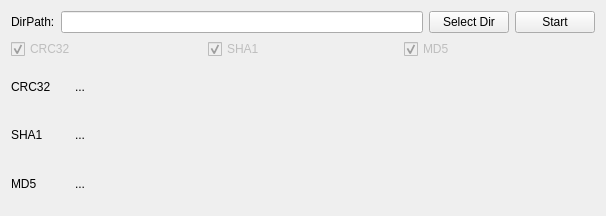
<?xml version="1.0" encoding="UTF-8"?>
<ui version="4.0">
 <class>Widget</class>
 <widget class="QWidget" name="Widget">
  <property name="geometry">
   <rect>
    <x>0</x>
    <y>0</y>
    <width>606</width>
    <height>216</height>
   </rect>
  </property>
  <property name="windowTitle">
   <string>Widget</string>
  </property>
  <layout class="QGridLayout" name="gridLayout">
   <item row="0" column="0">
    <layout class="QVBoxLayout" name="verticalLayout_2">
     <item>
      <layout class="QHBoxLayout" name="horizontalLayout">
       <item>
        <widget class="QLabel" name="label">
         <property name="text">
          <string>DirPath:</string>
         </property>
        </widget>
       </item>
       <item>
        <widget class="QLineEdit" name="lineEdit"/>
       </item>
       <item>
        <widget class="QPushButton" name="pBSelectDir">
         <property name="text">
          <string>Select Dir</string>
         </property>
        </widget>
       </item>
       <item>
        <widget class="QPushButton" name="pBStart">
         <property name="text">
          <string>Start</string>
         </property>
        </widget>
       </item>
      </layout>
     </item>
     <item>
      <layout class="QHBoxLayout" name="horizontalLayout_2">
       <item>
        <widget class="QCheckBox" name="checkBox">
         <property name="enabled">
          <bool>false</bool>
         </property>
         <property name="text">
          <string>CRC32</string>
         </property>
         <property name="checked">
          <bool>true</bool>
         </property>
        </widget>
       </item>
       <item>
        <widget class="QCheckBox" name="checkBox_2">
         <property name="enabled">
          <bool>false</bool>
         </property>
         <property name="text">
          <string>SHA1</string>
         </property>
         <property name="checked">
          <bool>true</bool>
         </property>
        </widget>
       </item>
       <item>
        <widget class="QCheckBox" name="checkBox_3">
         <property name="enabled">
          <bool>false</bool>
         </property>
         <property name="text">
          <string>MD5</string>
         </property>
         <property name="checked">
          <bool>true</bool>
         </property>
        </widget>
       </item>
      </layout>
     </item>
     <item>
      <layout class="QVBoxLayout" name="verticalLayout">
       <item>
        <layout class="QHBoxLayout" name="horizontalLayout_3" stretch="1,9">
         <item>
          <widget class="QLabel" name="label_2">
           <property name="text">
            <string>CRC32</string>
           </property>
          </widget>
         </item>
         <item>
          <widget class="QLabel" name="laCRC32">
           <property name="text">
            <string>...</string>
           </property>
          </widget>
         </item>
        </layout>
       </item>
       <item>
        <layout class="QHBoxLayout" name="horizontalLayout_4" stretch="1,9">
         <item>
          <widget class="QLabel" name="label_3">
           <property name="text">
            <string>SHA1</string>
           </property>
          </widget>
         </item>
         <item>
          <widget class="QLabel" name="laSHA1">
           <property name="text">
            <string>...</string>
           </property>
          </widget>
         </item>
        </layout>
       </item>
       <item>
        <layout class="QHBoxLayout" name="horizontalLayout_5" stretch="1,9">
         <item>
          <widget class="QLabel" name="label_4">
           <property name="text">
            <string>MD5</string>
           </property>
          </widget>
         </item>
         <item>
          <widget class="QLabel" name="lbMD5">
           <property name="text">
            <string>...</string>
           </property>
          </widget>
         </item>
        </layout>
       </item>
      </layout>
     </item>
    </layout>
   </item>
  </layout>
 </widget>
 <layoutdefault spacing="6" margin="11"/>
 <resources/>
 <connections/>
</ui>
